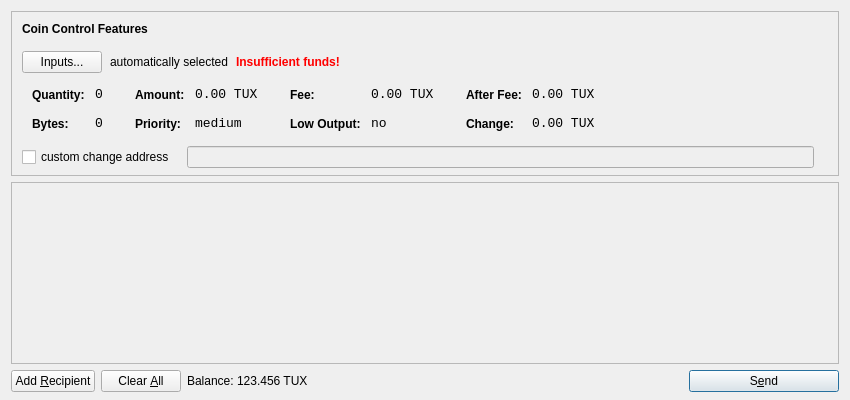
<?xml version="1.0" encoding="UTF-8"?>
<ui version="4.0">
 <class>SendCoinsDialog</class>
 <widget class="QDialog" name="SendCoinsDialog">
  <property name="geometry">
   <rect>
    <x>0</x>
    <y>0</y>
    <width>850</width>
    <height>400</height>
   </rect>
  </property>
  <property name="windowTitle">
   <string>Send Coins</string>
  </property>
  <layout class="QVBoxLayout" name="verticalLayout" stretch="0,1,0">
   <property name="bottomMargin">
    <number>8</number>
   </property>
   <item>
    <widget class="QFrame" name="frameCoinControl">
     <property name="sizePolicy">
      <sizepolicy hsizetype="Expanding" vsizetype="Expanding">
       <horstretch>0</horstretch>
       <verstretch>0</verstretch>
      </sizepolicy>
     </property>
     <property name="maximumSize">
      <size>
       <width>16777215</width>
       <height>16777215</height>
      </size>
     </property>
     <property name="frameShape">
      <enum>QFrame::StyledPanel</enum>
     </property>
     <property name="frameShadow">
      <enum>QFrame::Sunken</enum>
     </property>
     <layout class="QVBoxLayout" name="verticalLayoutCoinControl2">
      <property name="spacing">
       <number>6</number>
      </property>
      <property name="leftMargin">
       <number>0</number>
      </property>
      <property name="topMargin">
       <number>0</number>
      </property>
      <property name="rightMargin">
       <number>0</number>
      </property>
      <property name="bottomMargin">
       <number>6</number>
      </property>
      <item>
       <layout class="QVBoxLayout" name="verticalLayoutCoinControl" stretch="0,0,0,0,1">
        <property name="spacing">
         <number>0</number>
        </property>
        <property name="leftMargin">
         <number>10</number>
        </property>
        <property name="topMargin">
         <number>10</number>
        </property>
        <item>
         <layout class="QHBoxLayout" name="horizontalLayoutCoinControl1">
          <property name="bottomMargin">
           <number>15</number>
          </property>
          <item>
           <widget class="QLabel" name="labelCoinControlFeatures">
            <property name="sizePolicy">
             <sizepolicy hsizetype="Preferred" vsizetype="Maximum">
              <horstretch>0</horstretch>
              <verstretch>0</verstretch>
             </sizepolicy>
            </property>
            <property name="font">
             <font>
              <weight>75</weight>
              <bold>true</bold>
             </font>
            </property>
            <property name="styleSheet">
             <string notr="true">font-weight:bold;</string>
            </property>
            <property name="text">
             <string>Coin Control Features</string>
            </property>
           </widget>
          </item>
         </layout>
        </item>
        <item>
         <layout class="QHBoxLayout" name="horizontalLayoutCoinControl2" stretch="0,0,0,0">
          <property name="spacing">
           <number>8</number>
          </property>
          <property name="bottomMargin">
           <number>10</number>
          </property>
          <item>
           <widget class="QPushButton" name="pushButtonCoinControl">
            <property name="styleSheet">
             <string notr="true"/>
            </property>
            <property name="text">
             <string>Inputs...</string>
            </property>
           </widget>
          </item>
          <item>
           <widget class="QLabel" name="labelCoinControlAutomaticallySelected">
            <property name="text">
             <string>automatically selected</string>
            </property>
            <property name="margin">
             <number>5</number>
            </property>
           </widget>
          </item>
          <item>
           <widget class="QLabel" name="labelCoinControlInsuffFunds">
            <property name="font">
             <font>
              <weight>75</weight>
              <bold>true</bold>
             </font>
            </property>
            <property name="styleSheet">
             <string notr="true">color:red;font-weight:bold;</string>
            </property>
            <property name="text">
             <string>Insufficient funds!</string>
            </property>
            <property name="margin">
             <number>5</number>
            </property>
           </widget>
          </item>
          <item>
           <spacer name="horizontalSpacerCoinControl">
            <property name="orientation">
             <enum>Qt::Horizontal</enum>
            </property>
            <property name="sizeHint" stdset="0">
             <size>
              <width>40</width>
              <height>1</height>
             </size>
            </property>
           </spacer>
          </item>
         </layout>
        </item>
        <item>
         <widget class="QWidget" name="widgetCoinControl" native="true">
          <property name="sizePolicy">
           <sizepolicy hsizetype="Preferred" vsizetype="Preferred">
            <horstretch>0</horstretch>
            <verstretch>0</verstretch>
           </sizepolicy>
          </property>
          <property name="minimumSize">
           <size>
            <width>0</width>
            <height>0</height>
           </size>
          </property>
          <property name="styleSheet">
           <string notr="true"/>
          </property>
          <layout class="QHBoxLayout" name="horizontalLayoutCoinControl5">
           <property name="leftMargin">
            <number>0</number>
           </property>
           <property name="topMargin">
            <number>0</number>
           </property>
           <property name="rightMargin">
            <number>0</number>
           </property>
           <property name="bottomMargin">
            <number>0</number>
           </property>
           <item>
            <layout class="QHBoxLayout" name="horizontalLayoutCoinControl3" stretch="0,0,0,1">
             <property name="spacing">
              <number>20</number>
             </property>
             <property name="topMargin">
              <number>0</number>
             </property>
             <property name="bottomMargin">
              <number>10</number>
             </property>
             <item>
              <layout class="QFormLayout" name="formLayoutCoinControl1">
               <property name="horizontalSpacing">
                <number>10</number>
               </property>
               <property name="verticalSpacing">
                <number>14</number>
               </property>
               <property name="leftMargin">
                <number>10</number>
               </property>
               <property name="topMargin">
                <number>4</number>
               </property>
               <property name="rightMargin">
                <number>6</number>
               </property>
               <item row="0" column="0">
                <widget class="QLabel" name="labelCoinControlQuantityText">
                 <property name="styleSheet">
                  <string notr="true">font-weight:bold;</string>
                 </property>
                 <property name="text">
                  <string>Quantity:</string>
                 </property>
                 <property name="margin">
                  <number>0</number>
                 </property>
                </widget>
               </item>
               <item row="0" column="1">
                <widget class="QLabel" name="labelCoinControlQuantity">
                 <property name="font">
                  <font>
                   <family>Monospace</family>
                   <pointsize>10</pointsize>
                  </font>
                 </property>
                 <property name="cursor">
                  <cursorShape>IBeamCursor</cursorShape>
                 </property>
                 <property name="contextMenuPolicy">
                  <enum>Qt::ActionsContextMenu</enum>
                 </property>
                 <property name="text">
                  <string notr="true">0</string>
                 </property>
                 <property name="margin">
                  <number>0</number>
                 </property>
                 <property name="textInteractionFlags">
                  <set>Qt::LinksAccessibleByMouse|Qt::TextSelectableByKeyboard|Qt::TextSelectableByMouse</set>
                 </property>
                </widget>
               </item>
               <item row="1" column="0">
                <widget class="QLabel" name="labelCoinControlBytesText">
                 <property name="styleSheet">
                  <string notr="true">font-weight:bold;</string>
                 </property>
                 <property name="text">
                  <string>Bytes:</string>
                 </property>
                </widget>
               </item>
               <item row="1" column="1">
                <widget class="QLabel" name="labelCoinControlBytes">
                 <property name="font">
                  <font>
                   <family>Monospace</family>
                   <pointsize>10</pointsize>
                  </font>
                 </property>
                 <property name="cursor">
                  <cursorShape>IBeamCursor</cursorShape>
                 </property>
                 <property name="contextMenuPolicy">
                  <enum>Qt::ActionsContextMenu</enum>
                 </property>
                 <property name="text">
                  <string notr="true">0</string>
                 </property>
                 <property name="textInteractionFlags">
                  <set>Qt::LinksAccessibleByMouse|Qt::TextSelectableByKeyboard|Qt::TextSelectableByMouse</set>
                 </property>
                </widget>
               </item>
              </layout>
             </item>
             <item>
              <layout class="QFormLayout" name="formLayoutCoinControl2">
               <property name="horizontalSpacing">
                <number>10</number>
               </property>
               <property name="verticalSpacing">
                <number>14</number>
               </property>
               <property name="leftMargin">
                <number>6</number>
               </property>
               <property name="topMargin">
                <number>4</number>
               </property>
               <property name="rightMargin">
                <number>6</number>
               </property>
               <item row="0" column="0">
                <widget class="QLabel" name="labelCoinControlAmountText">
                 <property name="styleSheet">
                  <string notr="true">font-weight:bold;</string>
                 </property>
                 <property name="text">
                  <string>Amount:</string>
                 </property>
                 <property name="margin">
                  <number>0</number>
                 </property>
                </widget>
               </item>
               <item row="0" column="1">
                <widget class="QLabel" name="labelCoinControlAmount">
                 <property name="font">
                  <font>
                   <family>Monospace</family>
                   <pointsize>10</pointsize>
                  </font>
                 </property>
                 <property name="cursor">
                  <cursorShape>IBeamCursor</cursorShape>
                 </property>
                 <property name="contextMenuPolicy">
                  <enum>Qt::ActionsContextMenu</enum>
                 </property>
                 <property name="text">
                  <string notr="true">0.00 TUX</string>
                 </property>
                 <property name="textInteractionFlags">
                  <set>Qt::LinksAccessibleByMouse|Qt::TextSelectableByKeyboard|Qt::TextSelectableByMouse</set>
                 </property>
                </widget>
               </item>
               <item row="1" column="0">
                <widget class="QLabel" name="labelCoinControlPriorityText">
                 <property name="styleSheet">
                  <string notr="true">font-weight:bold;</string>
                 </property>
                 <property name="text">
                  <string>Priority:</string>
                 </property>
                </widget>
               </item>
               <item row="1" column="1">
                <widget class="QLabel" name="labelCoinControlPriority">
                 <property name="font">
                  <font>
                   <family>Monospace</family>
                   <pointsize>10</pointsize>
                  </font>
                 </property>
                 <property name="cursor">
                  <cursorShape>IBeamCursor</cursorShape>
                 </property>
                 <property name="contextMenuPolicy">
                  <enum>Qt::ActionsContextMenu</enum>
                 </property>
                 <property name="text">
                  <string>medium</string>
                 </property>
                 <property name="textInteractionFlags">
                  <set>Qt::LinksAccessibleByMouse|Qt::TextSelectableByKeyboard|Qt::TextSelectableByMouse</set>
                 </property>
                </widget>
               </item>
              </layout>
             </item>
             <item>
              <layout class="QFormLayout" name="formLayoutCoinControl3">
               <property name="horizontalSpacing">
                <number>10</number>
               </property>
               <property name="verticalSpacing">
                <number>14</number>
               </property>
               <property name="leftMargin">
                <number>6</number>
               </property>
               <property name="topMargin">
                <number>4</number>
               </property>
               <property name="rightMargin">
                <number>6</number>
               </property>
               <item row="0" column="0">
                <widget class="QLabel" name="labelCoinControlFeeText">
                 <property name="styleSheet">
                  <string notr="true">font-weight:bold;</string>
                 </property>
                 <property name="text">
                  <string>Fee:</string>
                 </property>
                 <property name="margin">
                  <number>0</number>
                 </property>
                </widget>
               </item>
               <item row="0" column="1">
                <widget class="QLabel" name="labelCoinControlFee">
                 <property name="font">
                  <font>
                   <family>Monospace</family>
                   <pointsize>10</pointsize>
                  </font>
                 </property>
                 <property name="cursor">
                  <cursorShape>IBeamCursor</cursorShape>
                 </property>
                 <property name="contextMenuPolicy">
                  <enum>Qt::ActionsContextMenu</enum>
                 </property>
                 <property name="text">
                  <string notr="true">0.00 TUX</string>
                 </property>
                 <property name="textInteractionFlags">
                  <set>Qt::LinksAccessibleByMouse|Qt::TextSelectableByKeyboard|Qt::TextSelectableByMouse</set>
                 </property>
                </widget>
               </item>
               <item row="1" column="0">
                <widget class="QLabel" name="labelCoinControlLowOutputText">
                 <property name="styleSheet">
                  <string notr="true">font-weight:bold;</string>
                 </property>
                 <property name="text">
                  <string>Low Output:</string>
                 </property>
                </widget>
               </item>
               <item row="1" column="1">
                <widget class="QLabel" name="labelCoinControlLowOutput">
                 <property name="font">
                  <font>
                   <family>Monospace</family>
                   <pointsize>10</pointsize>
                  </font>
                 </property>
                 <property name="cursor">
                  <cursorShape>IBeamCursor</cursorShape>
                 </property>
                 <property name="contextMenuPolicy">
                  <enum>Qt::ActionsContextMenu</enum>
                 </property>
                 <property name="text">
                  <string>no</string>
                 </property>
                 <property name="textInteractionFlags">
                  <set>Qt::LinksAccessibleByMouse|Qt::TextSelectableByKeyboard|Qt::TextSelectableByMouse</set>
                 </property>
                </widget>
               </item>
              </layout>
             </item>
             <item>
              <layout class="QFormLayout" name="formLayoutCoinControl4">
               <property name="horizontalSpacing">
                <number>10</number>
               </property>
               <property name="verticalSpacing">
                <number>14</number>
               </property>
               <property name="leftMargin">
                <number>6</number>
               </property>
               <property name="topMargin">
                <number>4</number>
               </property>
               <property name="rightMargin">
                <number>6</number>
               </property>
               <item row="0" column="0">
                <widget class="QLabel" name="labelCoinControlAfterFeeText">
                 <property name="styleSheet">
                  <string notr="true">font-weight:bold;</string>
                 </property>
                 <property name="text">
                  <string>After Fee:</string>
                 </property>
                 <property name="margin">
                  <number>0</number>
                 </property>
                </widget>
               </item>
               <item row="0" column="1">
                <widget class="QLabel" name="labelCoinControlAfterFee">
                 <property name="font">
                  <font>
                   <family>Monospace</family>
                   <pointsize>10</pointsize>
                  </font>
                 </property>
                 <property name="cursor">
                  <cursorShape>IBeamCursor</cursorShape>
                 </property>
                 <property name="contextMenuPolicy">
                  <enum>Qt::ActionsContextMenu</enum>
                 </property>
                 <property name="text">
                  <string notr="true">0.00 TUX</string>
                 </property>
                 <property name="textInteractionFlags">
                  <set>Qt::LinksAccessibleByMouse|Qt::TextSelectableByKeyboard|Qt::TextSelectableByMouse</set>
                 </property>
                </widget>
               </item>
               <item row="1" column="0">
                <widget class="QLabel" name="labelCoinControlChangeText">
                 <property name="styleSheet">
                  <string notr="true">font-weight:bold;</string>
                 </property>
                 <property name="text">
                  <string>Change:</string>
                 </property>
                </widget>
               </item>
               <item row="1" column="1">
                <widget class="QLabel" name="labelCoinControlChange">
                 <property name="font">
                  <font>
                   <family>Monospace</family>
                   <pointsize>10</pointsize>
                  </font>
                 </property>
                 <property name="cursor">
                  <cursorShape>IBeamCursor</cursorShape>
                 </property>
                 <property name="contextMenuPolicy">
                  <enum>Qt::ActionsContextMenu</enum>
                 </property>
                 <property name="text">
                  <string notr="true">0.00 TUX</string>
                 </property>
                 <property name="textInteractionFlags">
                  <set>Qt::LinksAccessibleByMouse|Qt::TextSelectableByKeyboard|Qt::TextSelectableByMouse</set>
                 </property>
                </widget>
               </item>
              </layout>
             </item>
            </layout>
           </item>
          </layout>
         </widget>
        </item>
        <item>
         <layout class="QHBoxLayout" name="horizontalLayoutCoinControl4" stretch="0,0,0">
          <property name="spacing">
           <number>12</number>
          </property>
          <property name="sizeConstraint">
           <enum>QLayout::SetDefaultConstraint</enum>
          </property>
          <property name="topMargin">
           <number>5</number>
          </property>
          <property name="rightMargin">
           <number>5</number>
          </property>
          <item>
           <widget class="QCheckBox" name="checkBoxCoinControlChange">
            <property name="text">
             <string>custom change address</string>
            </property>
           </widget>
          </item>
          <item>
           <widget class="QLineEdit" name="lineEditCoinControlChange">
            <property name="enabled">
             <bool>false</bool>
            </property>
            <property name="sizePolicy">
             <sizepolicy hsizetype="Expanding" vsizetype="Fixed">
              <horstretch>0</horstretch>
              <verstretch>0</verstretch>
             </sizepolicy>
            </property>
           </widget>
          </item>
          <item>
           <widget class="QLabel" name="labelCoinControlChangeLabel">
            <property name="sizePolicy">
             <sizepolicy hsizetype="Preferred" vsizetype="Expanding">
              <horstretch>0</horstretch>
              <verstretch>0</verstretch>
             </sizepolicy>
            </property>
            <property name="minimumSize">
             <size>
              <width>0</width>
              <height>0</height>
             </size>
            </property>
            <property name="text">
             <string/>
            </property>
            <property name="margin">
             <number>3</number>
            </property>
           </widget>
          </item>
         </layout>
        </item>
        <item>
         <spacer name="verticalSpacerCoinControl">
          <property name="orientation">
           <enum>Qt::Vertical</enum>
          </property>
          <property name="sizeHint" stdset="0">
           <size>
            <width>800</width>
            <height>1</height>
           </size>
          </property>
         </spacer>
        </item>
       </layout>
      </item>
     </layout>
    </widget>
   </item>
   <item>
    <widget class="QScrollArea" name="scrollArea">
     <property name="widgetResizable">
      <bool>true</bool>
     </property>
     <widget class="QWidget" name="scrollAreaWidgetContents">
      <property name="geometry">
       <rect>
        <x>0</x>
        <y>0</y>
        <width>830</width>
        <height>152</height>
       </rect>
      </property>
      <layout class="QVBoxLayout" name="verticalLayout_2">
       <property name="leftMargin">
        <number>0</number>
       </property>
       <property name="topMargin">
        <number>0</number>
       </property>
       <property name="rightMargin">
        <number>0</number>
       </property>
       <property name="bottomMargin">
        <number>0</number>
       </property>
       <item>
        <layout class="QVBoxLayout" name="entries">
         <property name="spacing">
          <number>6</number>
         </property>
        </layout>
       </item>
       <item>
        <spacer name="verticalSpacer">
         <property name="orientation">
          <enum>Qt::Vertical</enum>
         </property>
         <property name="sizeHint" stdset="0">
          <size>
           <width>20</width>
           <height>40</height>
          </size>
         </property>
        </spacer>
       </item>
      </layout>
     </widget>
    </widget>
   </item>
   <item>
    <layout class="QHBoxLayout" name="horizontalLayout">
     <item>
      <widget class="QPushButton" name="addButton">
       <property name="toolTip">
        <string>Send to multiple recipients at once</string>
       </property>
       <property name="text">
        <string>Add &amp;Recipient</string>
       </property>
       <property name="icon">
        <iconset resource="../bitcoin.qrc">
         <normaloff>:/icons/add</normaloff>:/icons/add</iconset>
       </property>
       <property name="autoDefault">
        <bool>false</bool>
       </property>
      </widget>
     </item>
     <item>
      <widget class="QPushButton" name="clearButton">
       <property name="sizePolicy">
        <sizepolicy hsizetype="Minimum" vsizetype="Fixed">
         <horstretch>0</horstretch>
         <verstretch>0</verstretch>
        </sizepolicy>
       </property>
       <property name="toolTip">
        <string>Remove all transaction fields</string>
       </property>
       <property name="text">
        <string>Clear &amp;All</string>
       </property>
       <property name="icon">
        <iconset resource="../bitcoin.qrc">
         <normaloff>:/icons/remove</normaloff>:/icons/remove</iconset>
       </property>
       <property name="autoRepeatDelay">
        <number>300</number>
       </property>
       <property name="autoDefault">
        <bool>false</bool>
       </property>
      </widget>
     </item>
     <item>
      <layout class="QHBoxLayout" name="horizontalLayout_2">
       <property name="spacing">
        <number>3</number>
       </property>
       <item>
        <widget class="QLabel" name="label">
         <property name="text">
          <string>Balance:</string>
         </property>
        </widget>
       </item>
       <item>
        <widget class="QLabel" name="labelBalance">
         <property name="cursor">
          <cursorShape>IBeamCursor</cursorShape>
         </property>
         <property name="text">
          <string>123.456 TUX</string>
         </property>
         <property name="textInteractionFlags">
          <set>Qt::LinksAccessibleByMouse|Qt::TextSelectableByKeyboard|Qt::TextSelectableByMouse</set>
         </property>
        </widget>
       </item>
      </layout>
     </item>
     <item>
      <spacer name="horizontalSpacer">
       <property name="orientation">
        <enum>Qt::Horizontal</enum>
       </property>
       <property name="sizeHint" stdset="0">
        <size>
         <width>40</width>
         <height>20</height>
        </size>
       </property>
      </spacer>
     </item>
     <item>
      <widget class="QPushButton" name="sendButton">
       <property name="minimumSize">
        <size>
         <width>150</width>
         <height>0</height>
        </size>
       </property>
       <property name="toolTip">
        <string>Confirm the send action</string>
       </property>
       <property name="text">
        <string>S&amp;end</string>
       </property>
       <property name="icon">
        <iconset resource="../bitcoin.qrc">
         <normaloff>:/icons/send</normaloff>:/icons/send</iconset>
       </property>
       <property name="default">
        <bool>true</bool>
       </property>
      </widget>
     </item>
    </layout>
   </item>
  </layout>
 </widget>
 <resources>
  <include location="../bitcoin.qrc"/>
 </resources>
 <connections/>
</ui>
